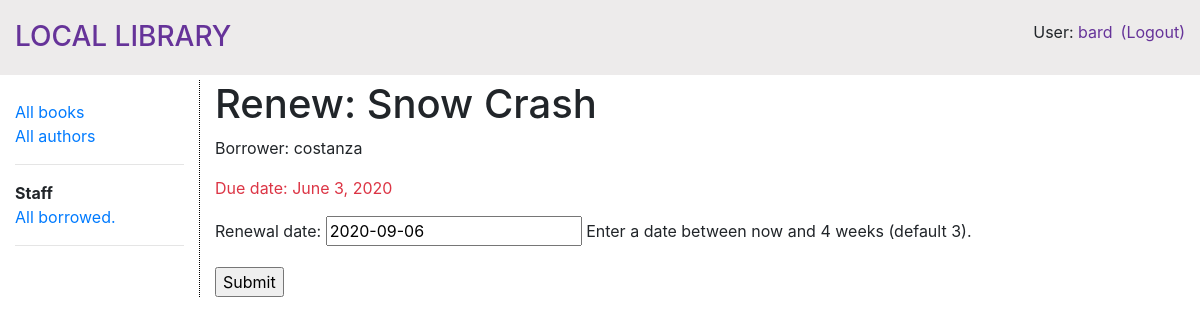
Page /catalog/book/8ece2061-9810-41ee-9ce8-1a591589c756/renew/ (signed in) on the earlier database version.
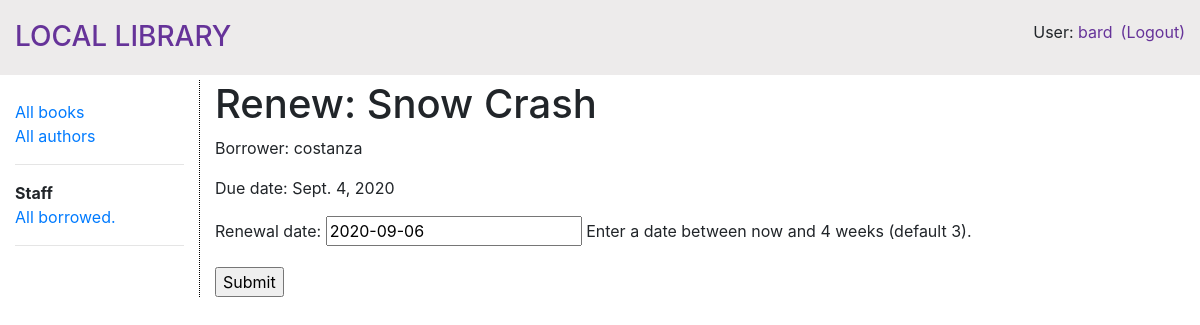
Same page on the later database version.
### catalog/models.py (models this page shows, shortened)
class BookInstance(models.Model):
    id = models.UUIDField(primary_key=True, default=uuid.uuid4, help_text='Unique ID for this particular book across whole library')
    book = models.ForeignKey('Book', on_delete=models.SET_NULL, null=True)
    imprint = models.CharField(max_length=200)
    due_back = models.DateField(null=True, blank=True)
    borrower = models.ForeignKey(User, on_delete=models.SET_NULL, null=True, blank=True)
    @property
    def is_overdue(self):
        if self.due_back and date.today() > self.due_back:
            return True
        return False
    LOAN_STATUS = (
        ('m', 'Maintenance'),
        ('o', 'On loan'),
        ('a', 'Available'),
        ('r', 'Reserved'),
    )
    status = models.CharField(
        max_length=1,
        choices=LOAN_STATUS,
        blank=True,
        default='m',
        help_text='Book availability',
    )
    class Meta:
        ordering = ['due_back']
        permissions = (("can_mark_returned", "Set book as returned"),)

class Book(models.Model):
    title = models.CharField(max_length=200)
    author = models.ForeignKey('Author', on_delete=models.SET_NULL, null=True)
    summary = models.TextField(max_length=1000, help_text='Enter a brief description of the book')
    isbn = models.CharField('ISBN', max_length=13, help_text='13 Character <a href="https://www.isbn-international.org/content/what-isbn">ISBN number</a>')
    genre = models.ManyToManyField(Genre, help_text='Select a genre for this book')
    language = models.ForeignKey(Language, on_delete=models.SET_NULL, null=True)
    class Meta():
        ordering = ['title']
    def display_genre(self):
        """Create a string for the Genre. This is required to display genre in Admin."""
        return ', '.join(genre.name for genre in self.genre.all()[:3])
    display_genre.short_description = 'Genre'
    '''
    def display_language(self):
        """Create a string for the Language. This is required to display language in Admin."""
        return self.language.name

    display_language.short_description = 'Language'
    '''

### catalog/views.py (the view)
# urls.py: path('book/<uuid:pk>/renew/', views.renew_book_librarian, name='renew-book-librarian'),
@permission_required('catalog.can_mark_returned')
def renew_book_librarian(request, pk):
    book_instance = get_object_or_404(BookInstance, pk=pk)
    if request.method == 'POST':
        form = RenewBookForm(request.POST)
        if form.is_valid():
            book_instance.due_back = form.cleaned_data['renewal_date']
            book_instance.save()
            return HttpResponseRedirect(reverse('all-borrowed') )
    else:
        proposed_renewal_date = datetime.date.today() + datetime.timedelta(weeks=3)
        form = RenewBookForm(initial={'renewal_date': proposed_renewal_date})
    context = {
        'form': form,
        'book_instance': book_instance,
    }
    return render(request, 'catalog/book_renew_librarian.html', context)

### catalog/forms.py (shortened to what this page needs)
class RenewBookForm(forms.Form):
    renewal_date = forms.DateField(help_text="Enter a date between now and 4 weeks (default 3).")

### catalog/templates/catalog/book_renew_librarian.html (shortened to what this page needs)
{% extends "base_generic.html" %}
{% block content %}
  <h1>Renew: {{ book_instance.book.title }}</h1>
  <p>Borrower: {{ book_instance.borrower }}</p>
  <p{% if book_instance.is_overdue %} class="text-danger"{% endif %}>Due date: {{ book_instance.due_back }}</p>
  <form action="" method="post">
    <p>
    {{ form.as_p }}
    </p>
    <input type="submit" value="Submit">
  </form>
{% endblock %}

Differences in the rows shown:
changed BookInstance "Snow Crash": due_back "June 3, 2020" → "Sept. 4, 2020"
